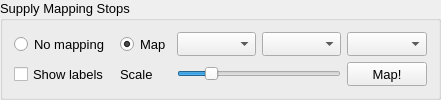
    <widget class="QgsCollapsibleGroupBox" name="glob_stop_map">
     <property name="enabled">
      <bool>true</bool>
     </property>
     <property name="sizePolicy">
      <sizepolicy hsizetype="Expanding" vsizetype="Preferred">
       <horstretch>0</horstretch>
       <verstretch>0</verstretch>
      </sizepolicy>
     </property>
     <property name="maximumSize">
      <size>
       <width>3840</width>
       <height>16777215</height>
      </size>
     </property>
     <property name="font">
      <font>
       <pointsize>10</pointsize>
      </font>
     </property>
     <property name="title">
      <string>Supply Mapping Stops</string>
     </property>
     <layout class="QGridLayout" name="gridLayout_3">
      <item row="1" column="4">
       <widget class="QComboBox" name="cob_stops_map_type">
        <property name="enabled">
         <bool>true</bool>
        </property>
        <property name="sizePolicy">
         <sizepolicy hsizetype="Expanding" vsizetype="Preferred">
          <horstretch>0</horstretch>
          <verstretch>0</verstretch>
         </sizepolicy>
        </property>
        <property name="maximumSize">
         <size>
          <width>16777215</width>
          <height>60</height>
         </size>
        </property>
        <property name="font">
         <font>
          <pointsize>10</pointsize>
         </font>
        </property>
       </widget>
      </item>
      <item row="1" column="1">
       <widget class="QRadioButton" name="rdo_no_map_stops">
        <property name="sizePolicy">
         <sizepolicy hsizetype="Expanding" vsizetype="Preferred">
          <horstretch>0</horstretch>
          <verstretch>0</verstretch>
         </sizepolicy>
        </property>
        <property name="minimumSize">
         <size>
          <width>100</width>
          <height>0</height>
         </size>
        </property>
        <property name="maximumSize">
         <size>
          <width>150</width>
          <height>60</height>
         </size>
        </property>
        <property name="font">
         <font>
          <pointsize>10</pointsize>
         </font>
        </property>
        <property name="text">
         <string>No mapping</string>
        </property>
        <property name="checked">
         <bool>false</bool>
        </property>
       </widget>
      </item>
      <item row="2" column="7">
       <widget class="QPushButton" name="but_map_stops">
        <property name="enabled">
         <bool>true</bool>
        </property>
        <property name="sizePolicy">
         <sizepolicy hsizetype="Expanding" vsizetype="Preferred">
          <horstretch>0</horstretch>
          <verstretch>0</verstretch>
         </sizepolicy>
        </property>
        <property name="maximumSize">
         <size>
          <width>16777215</width>
          <height>60</height>
         </size>
        </property>
        <property name="font">
         <font>
          <pointsize>10</pointsize>
         </font>
        </property>
        <property name="text">
         <string>Map!</string>
        </property>
       </widget>
      </item>
      <item row="1" column="7">
       <widget class="QComboBox" name="cob_stops_color">
        <property name="enabled">
         <bool>true</bool>
        </property>
        <property name="sizePolicy">
         <sizepolicy hsizetype="Expanding" vsizetype="Preferred">
          <horstretch>0</horstretch>
          <verstretch>0</verstretch>
         </sizepolicy>
        </property>
        <property name="maximumSize">
         <size>
          <width>16777215</width>
          <height>60</height>
         </size>
        </property>
        <property name="font">
         <font>
          <pointsize>10</pointsize>
         </font>
        </property>
       </widget>
      </item>
      <item row="1" column="5" colspan="2">
       <widget class="QComboBox" name="cob_stops_map_info">
        <property name="enabled">
         <bool>true</bool>
        </property>
        <property name="sizePolicy">
         <sizepolicy hsizetype="Expanding" vsizetype="Preferred">
          <horstretch>0</horstretch>
          <verstretch>0</verstretch>
         </sizepolicy>
        </property>
        <property name="maximumSize">
         <size>
          <width>16777215</width>
          <height>60</height>
         </size>
        </property>
        <property name="font">
         <font>
          <pointsize>10</pointsize>
         </font>
        </property>
       </widget>
      </item>
      <item row="2" column="4" colspan="3">
       <widget class="QSlider" name="sld_stop_scale">
        <property name="enabled">
         <bool>true</bool>
        </property>
        <property name="sizePolicy">
         <sizepolicy hsizetype="Expanding" vsizetype="Preferred">
          <horstretch>0</horstretch>
          <verstretch>0</verstretch>
         </sizepolicy>
        </property>
        <property name="maximumSize">
         <size>
          <width>16777215</width>
          <height>60</height>
         </size>
        </property>
        <property name="font">
         <font>
          <pointsize>10</pointsize>
         </font>
        </property>
        <property name="minimum">
         <number>1</number>
        </property>
        <property name="maximum">
         <number>50</number>
        </property>
        <property name="value">
         <number>10</number>
        </property>
        <property name="orientation">
         <enum>Qt::Horizontal</enum>
        </property>
       </widget>
      </item>
      <item row="1" column="2">
       <widget class="QRadioButton" name="rdo_map_stops">
        <property name="enabled">
         <bool>true</bool>
        </property>
        <property name="sizePolicy">
         <sizepolicy hsizetype="Expanding" vsizetype="Preferred">
          <horstretch>0</horstretch>
          <verstretch>0</verstretch>
         </sizepolicy>
        </property>
        <property name="minimumSize">
         <size>
          <width>50</width>
          <height>0</height>
         </size>
        </property>
        <property name="maximumSize">
         <size>
          <width>100</width>
          <height>60</height>
         </size>
        </property>
        <property name="font">
         <font>
          <pointsize>10</pointsize>
         </font>
        </property>
        <property name="text">
         <string>Map</string>
        </property>
        <property name="checked">
         <bool>true</bool>
        </property>
       </widget>
      </item>
      <item row="2" column="1">
       <widget class="QCheckBox" name="chb_label_stops">
        <property name="sizePolicy">
         <sizepolicy hsizetype="Expanding" vsizetype="Preferred">
          <horstretch>0</horstretch>
          <verstretch>0</verstretch>
         </sizepolicy>
        </property>
        <property name="maximumSize">
         <size>
          <width>150</width>
          <height>60</height>
         </size>
        </property>
        <property name="font">
         <font>
          <pointsize>10</pointsize>
         </font>
        </property>
        <property name="text">
         <string>Show labels</string>
        </property>
       </widget>
      </item>
      <item row="2" column="2">
       <widget class="QLabel" name="lbl_scl_stop">
        <property name="sizePolicy">
         <sizepolicy hsizetype="Expanding" vsizetype="Preferred">
          <horstretch>0</horstretch>
          <verstretch>0</verstretch>
         </sizepolicy>
        </property>
        <property name="maximumSize">
         <size>
          <width>16777215</width>
          <height>60</height>
         </size>
        </property>
        <property name="font">
         <font>
          <pointsize>10</pointsize>
         </font>
        </property>
        <property name="text">
         <string>Scale</string>
        </property>
        <property name="alignment">
         <set>Qt::AlignLeading|Qt::AlignLeft|Qt::AlignVCenter</set>
        </property>
       </widget>
      </item>
     </layout>
    </widget>
